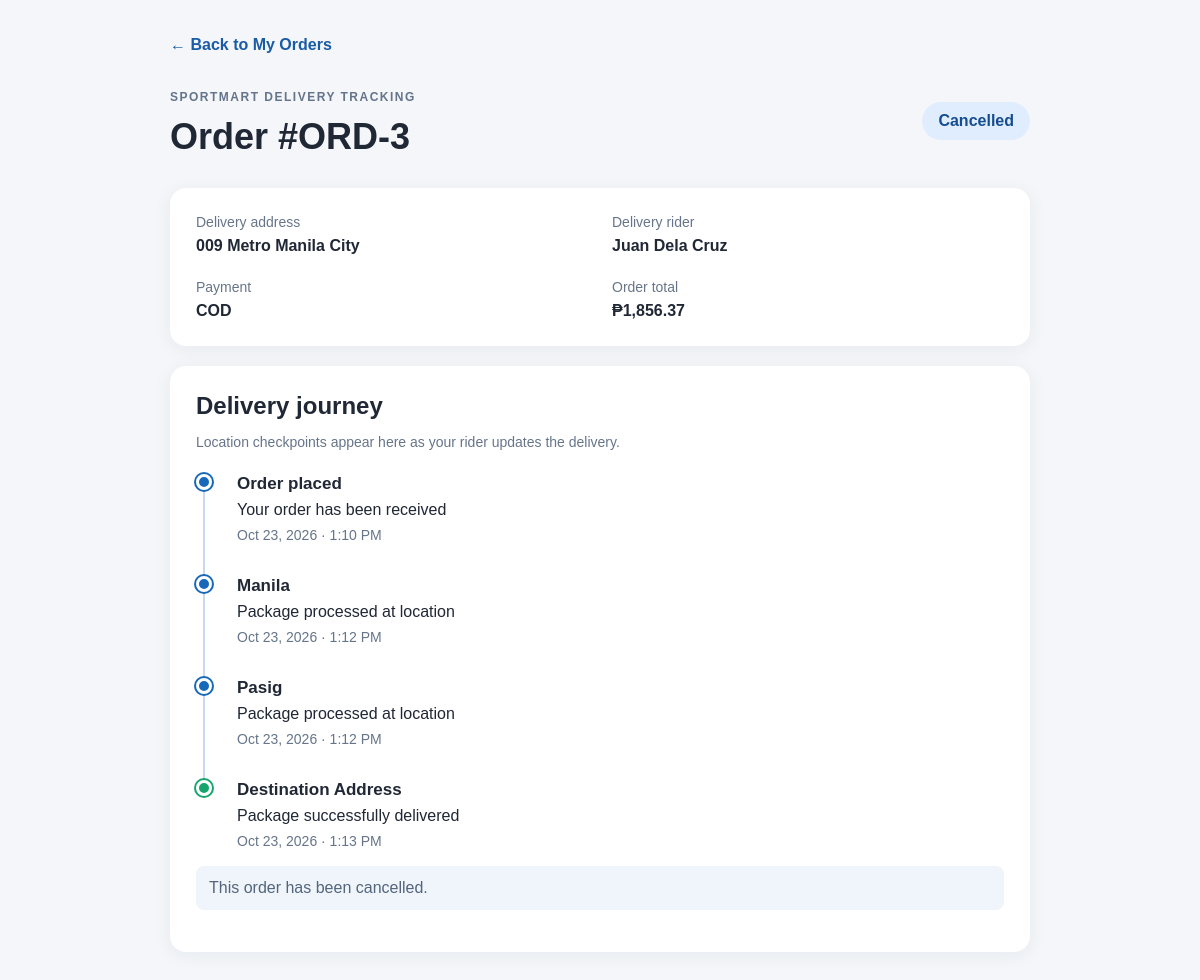
Screenshot of /track_order.php?order_id=3 (signed in) with the database file from the repository.
### tables this page shows
CREATE TABLE `orders` (
  `order_id` int(10) UNSIGNED NOT NULL,
  `user_id` int(10) UNSIGNED NOT NULL,
  `driver_id` int(10) UNSIGNED DEFAULT NULL,
  `total_amount` decimal(10,2) NOT NULL,
  `payment_method` enum('COD','GCash','Credit Card','Bank Transfer') NOT NULL,
  `status` enum('Pending','Processing','Shipped','Out for Delivery','Delivered','Cancelled') NOT NULL DEFAULT 'Pending',
  `shipping_address` varchar(255) NOT NULL,
  `contact_number` varchar(30) DEFAULT NULL,
  `order_notes` varchar(255) DEFAULT NULL,
  `created_at` timestamp NOT NULL DEFAULT current_timestamp(),
  `updated_at` timestamp NOT NULL DEFAULT current_timestamp() ON UPDATE current_timestamp()
);

CREATE TABLE `users` (
  `user_id` int(10) UNSIGNED NOT NULL,
  `username` varchar(50) DEFAULT NULL,
  `full_name` varchar(150) NOT NULL,
  `email` varchar(255) NOT NULL,
  `password_hash` varchar(255) NOT NULL,
  `role` enum('Customer','Admin','Staff','Driver') NOT NULL DEFAULT 'Customer',
  `phone` varchar(30) DEFAULT NULL,
  `physical_address` varchar(255) DEFAULT NULL,
  `account_status` enum('Active','Suspended','Inactive','Locked') NOT NULL DEFAULT 'Active',
  `login_attempts` int(11) DEFAULT 0,
  `created_at` timestamp NOT NULL DEFAULT current_timestamp(),
  `last_login` timestamp NULL DEFAULT NULL,
  `status` varchar(50) NOT NULL DEFAULT 'Active',
  `failed_attempts` int(11) NOT NULL DEFAULT 0
);

CREATE TABLE `order_tracking` (
  `tracking_id` int(11) UNSIGNED NOT NULL,
  `order_id` int(10) UNSIGNED NOT NULL,
  `location_city` varchar(100) NOT NULL,
  `status_note` varchar(255) DEFAULT 'Package in transit',
  `updated_by` int(10) UNSIGNED DEFAULT NULL,
  `created_at` timestamp NOT NULL DEFAULT current_timestamp()
);

### track_order.php (the view, shortened to what this page needs)
<?php
require_once __DIR__ . '/includes/db.php';
$orderId = filter_input(INPUT_GET, 'order_id', FILTER_VALIDATE_INT);
$stmt = $pdo->prepare("SELECT o.*, u.full_name AS rider_name FROM orders o LEFT JOIN users u ON u.user_id = o.driver_id WHERE o.order_id = ? AND o.user_id = ?");
$stmt->execute([$orderId, $_SESSION['user_id']]);
$order = $stmt->fetch();
$stmt = $pdo->prepare("SELECT location_city, status_note, created_at FROM order_tracking WHERE order_id = ? ORDER BY created_at ASC, tracking_id ASC");
$stmt->execute([$orderId]);
$tracking = $stmt->fetchAll();
$events = [['location_city' => 'Order placed', 'status_note' => 'Your order has been received', 'created_at' => $order['created_at']]];
foreach ($tracking as $entry) {
    $events[] = $entry;
}
?>
<!DOCTYPE html>
<html lang="en">
<head>
    <link rel="stylesheet" href="assets/css/tracking.css">
</head>
<body>
    <main class="tracking-container">
        <a class="back-link" href="index.php?page=orders">← Back to My Orders</a>
        <header class="tracking-header">
            <div>
                <p class="eyebrow">SPORTMART DELIVERY TRACKING</p>
                <h1>Order #ORD-<?php echo $orderId; ?></h1>
            </div>
            <span class="status"><?php echo htmlspecialchars($order['status']); ?></span>
        </header>
        <section class="summary">
            <div><span>Delivery address</span><strong><?php echo htmlspecialchars($order['shipping_address']); ?></strong></div>
            <div><span>Delivery rider</span><strong><?php echo htmlspecialchars($order['rider_name'] ?: 'Not assigned yet'); ?></strong></div>
            <div><span>Payment</span><strong><?php echo htmlspecialchars($order['payment_method']); ?></strong></div>
            <div><span>Order total</span><strong>₱<?php echo number_format((float)$order['total_amount'], 2); ?></strong></div>
        </section>
        <section class="history">
            <h2>Delivery journey</h2>
            <p class="subtitle">Location checkpoints appear here as your rider updates the delivery.</p>
            <ol class="timeline">
                <?php foreach ($events as $event): ?>
                    <li class="checkpoint">
                        <span class="dot"></span>
                        <div class="checkpoint-content">
                            <strong><?php echo htmlspecialchars($event['location_city']); ?></strong>
                            <p><?php echo htmlspecialchars($event['status_note']); ?></p>
                            <?php if (!empty($event['created_at'])): ?>
                                <time><?php echo date('M j, Y · g:i A', strtotime($event['created_at'])); ?></time>
                            <?php endif; ?>
                        </div>
                    </li>
                <?php endforeach; ?>
            </ol>
            <?php if ($order['status'] === 'Cancelled'): ?>
                <p class="notice">This order has been cancelled.</p>
            <?php elseif ($order['status'] !== 'Delivered'): ?>
                <p class="notice">Waiting for the next delivery update.</p>
            <?php endif; ?>
        </section>
    </main>
</body>
</html>

### assets/css/tracking.css (style rules this page uses)
* { box-sizing: border-box; }
body { margin: 0; background: #f4f6f9; color: #202735; font-family: Arial, sans-serif; }
.tracking-container { max-width: 900px; margin: 36px auto; padding: 0 20px 50px; }
.back-link { color: #195ba5; text-decoration: none; font-weight: 600; }
.tracking-header { display: flex; align-items: center; justify-content: space-between; gap: 20px; margin: 24px 0; }
h1 { margin: 6px 0; font-size: clamp(25px, 4vw, 36px); }
.eyebrow { font-size: 12px; letter-spacing: 1.5px; color: #64748b; font-weight: bold; }
.status { padding: 10px 16px; border-radius: 25px; background: #e0edff; color: #154d90; font-weight: bold; white-space: nowrap; }
.summary, .history { background: white; border-radius: 16px; padding: 26px; box-shadow: 0 3px 18px #152a4810; }
.summary { display: grid; grid-template-columns: repeat(2, minmax(0, 1fr)); gap: 24px; margin-bottom: 20px; }
.summary div { display: flex; flex-direction: column; gap: 7px; overflow-wrap: anywhere; }
.summary span, .subtitle, time { color: #66758a; font-size: 14px; }
h2 { margin: 0 0 8px; }
.timeline { padding: 8px 0 0 7px; list-style: none; }
.checkpoint { position: relative; padding: 0 0 32px 32px; border-left: 2px solid #c9d9ed; }
.checkpoint:last-child { border-left-color: transparent; padding-bottom: 0; }
.dot { position: absolute; top: 0; left: -9px; width: 16px; height: 16px; border-radius: 50%; background: #1768b8; border: 3px solid white; box-shadow: 0 0 0 2px #1768b8; }
.checkpoint:last-child .dot { background: #16a56c; box-shadow: 0 0 0 2px #16a56c; }
.checkpoint-content strong { font-size: 17px; }
.checkpoint-content p { margin: 7px 0; }
.notice { padding: 13px; background: #f0f5fb; border-radius: 8px; color: #52657c; }

### rows the page displays
orders: status "Cancelled", shipping_address "009 Metro Manila City", driver.full_name "Juan Dela Cruz", payment_method "COD", total_amount "1,856.37"
order_tracking: location_city "Manila", status_note "Package processed at location", created_at "Oct 23, 2026 · 1:12 PM"
order_tracking: location_city "Pasig", status_note "Package processed at location", created_at "Oct 23, 2026 · 1:12 PM"
order_tracking: location_city "Destination Address", status_note "Package successfully delivered", created_at "Oct 23, 2026 · 1:13 PM"

### other values shown
$orderId "3"
$event['location_city'] "Order placed"
$event['status_note'] "Your order has been received"
date('M j, Y · g:i A', strtotime($event['created_at'])) "Oct 23, 2026 · 1:10 PM"
